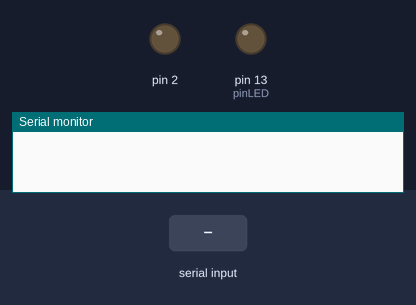
This sketch was run on a simulated Arduino Uno, built with avr-gcc and run on an emulated ATmega328P. Shown: output pins drawn as LEDs (lit = HIGH), the last lines printed to the serial monitor. Inputs (shaded band) come from the test bench.

Above: at 1.2 s.
1.3 s: "h" received over Serial
At 2.4 s:
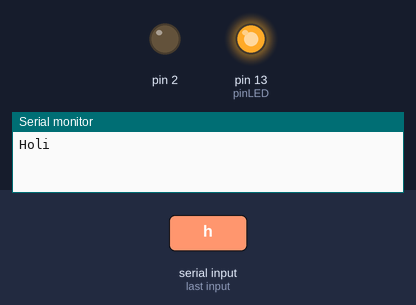
2.8 s: "z" received over Serial
At 3.5 s:
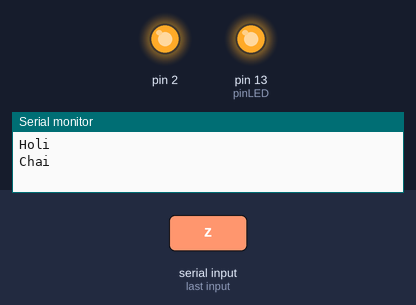
Timing chart, 0 to 5.8 s (numbered marks = the images above; inputs shaded):
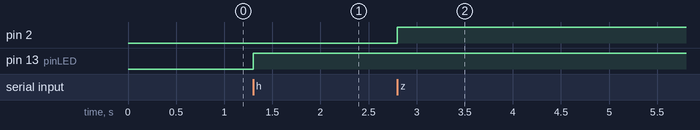

Measured:
- after the input at 1.3 s, pin 13 (pinLED): LOW → HIGH at once
- after the input at 2.8 s, pin 2: LOW → HIGH at once

The sketch:

Electronica_python.ino
```cpp
const int pinLED = 13;

void setup()
{
   Serial.begin(9600);
   pinMode(pinLED, OUTPUT);
   pinMode(2, OUTPUT);
}

void loop()
{
   if (Serial.available()>0)
   {
      char msg = Serial.read();
      if (msg == 'h'){
        Serial.println("Holi");
        digitalWrite(pinLED, HIGH);
      }
      if (msg == 'z'){
        Serial.println("Chai");
        digitalWrite(2, HIGH);
      }
   }
}
```
